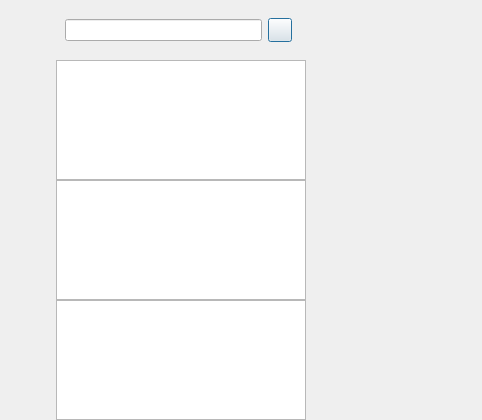
<?xml version="1.0" encoding="UTF-8"?>
<ui version="4.0">
 <class>ChatDialog</class>
 <widget class="QDialog" name="ChatDialog">
  <property name="geometry">
   <rect>
    <x>0</x>
    <y>0</y>
    <width>482</width>
    <height>420</height>
   </rect>
  </property>
  <property name="windowTitle">
   <string>Dialog</string>
  </property>
  <layout class="QHBoxLayout" name="horizontalLayout">
   <property name="spacing">
    <number>0</number>
   </property>
   <property name="leftMargin">
    <number>0</number>
   </property>
   <property name="topMargin">
    <number>0</number>
   </property>
   <property name="rightMargin">
    <number>0</number>
   </property>
   <property name="bottomMargin">
    <number>0</number>
   </property>
   <item>
    <widget class="QWidget" name="side_bar" native="true">
     <property name="sizePolicy">
      <sizepolicy hsizetype="Fixed" vsizetype="Expanding">
       <horstretch>0</horstretch>
       <verstretch>0</verstretch>
      </sizepolicy>
     </property>
     <property name="minimumSize">
      <size>
       <width>56</width>
       <height>0</height>
      </size>
     </property>
     <property name="maximumSize">
      <size>
       <width>56</width>
       <height>16777215</height>
      </size>
     </property>
     <layout class="QVBoxLayout" name="verticalLayout">
      <property name="spacing">
       <number>7</number>
      </property>
      <property name="leftMargin">
       <number>10</number>
      </property>
      <property name="topMargin">
       <number>30</number>
      </property>
      <property name="rightMargin">
       <number>0</number>
      </property>
      <property name="bottomMargin">
       <number>0</number>
      </property>
      <item>
       <widget class="QWidget" name="widget" native="true">
        <layout class="QVBoxLayout" name="verticalLayout_3">
         <property name="spacing">
          <number>30</number>
         </property>
         <property name="leftMargin">
          <number>0</number>
         </property>
         <property name="topMargin">
          <number>10</number>
         </property>
         <property name="rightMargin">
          <number>0</number>
         </property>
         <property name="bottomMargin">
          <number>0</number>
         </property>
         <item>
          <widget class="QLabel" name="side_head_lb">
           <property name="minimumSize">
            <size>
             <width>40</width>
             <height>40</height>
            </size>
           </property>
           <property name="maximumSize">
            <size>
             <width>40</width>
             <height>40</height>
            </size>
           </property>
           <property name="text">
            <string/>
           </property>
          </widget>
         </item>
         <item>
          <widget class="StateWidget" name="side_chat_lb" native="true">
           <property name="minimumSize">
            <size>
             <width>30</width>
             <height>30</height>
            </size>
           </property>
           <property name="maximumSize">
            <size>
             <width>30</width>
             <height>30</height>
            </size>
           </property>
          </widget>
         </item>
         <item>
          <widget class="StateWidget" name="side_contact_lb" native="true">
           <property name="minimumSize">
            <size>
             <width>30</width>
             <height>30</height>
            </size>
           </property>
           <property name="maximumSize">
            <size>
             <width>30</width>
             <height>30</height>
            </size>
           </property>
          </widget>
         </item>
        </layout>
       </widget>
      </item>
      <item>
       <spacer name="verticalSpacer">
        <property name="orientation">
         <enum>Qt::Orientation::Vertical</enum>
        </property>
        <property name="sizeHint" stdset="0">
         <size>
          <width>20</width>
          <height>40</height>
         </size>
        </property>
       </spacer>
      </item>
     </layout>
    </widget>
   </item>
   <item>
    <widget class="QWidget" name="chat_user_wid" native="true">
     <property name="minimumSize">
      <size>
       <width>0</width>
       <height>0</height>
      </size>
     </property>
     <property name="maximumSize">
      <size>
       <width>250</width>
       <height>16777215</height>
      </size>
     </property>
     <layout class="QVBoxLayout" name="verticalLayout_2">
      <property name="spacing">
       <number>0</number>
      </property>
      <property name="leftMargin">
       <number>0</number>
      </property>
      <property name="topMargin">
       <number>0</number>
      </property>
      <property name="rightMargin">
       <number>0</number>
      </property>
      <property name="bottomMargin">
       <number>0</number>
      </property>
      <item>
       <widget class="QWidget" name="search_wid" native="true">
        <property name="minimumSize">
         <size>
          <width>0</width>
          <height>60</height>
         </size>
        </property>
        <property name="maximumSize">
         <size>
          <width>16777215</width>
          <height>60</height>
         </size>
        </property>
        <layout class="QHBoxLayout" name="horizontalLayout_2">
         <item>
          <widget class="CustomizeEdit" name="search_edit"/>
         </item>
         <item>
          <widget class="ClickedBtn" name="add_btn">
           <property name="minimumSize">
            <size>
             <width>24</width>
             <height>24</height>
            </size>
           </property>
           <property name="maximumSize">
            <size>
             <width>24</width>
             <height>24</height>
            </size>
           </property>
           <property name="text">
            <string/>
           </property>
          </widget>
         </item>
         <item>
          <spacer name="horizontalSpacer">
           <property name="orientation">
            <enum>Qt::Orientation::Horizontal</enum>
           </property>
           <property name="sizeType">
            <enum>QSizePolicy::Policy::Fixed</enum>
           </property>
           <property name="sizeHint" stdset="0">
            <size>
             <width>5</width>
             <height>20</height>
            </size>
           </property>
          </spacer>
         </item>
        </layout>
       </widget>
      </item>
      <item>
       <widget class="ChatUserList" name="chat_user_list"/>
      </item>
      <item>
       <widget class="SearchList" name="search_list"/>
      </item>
      <item>
       <widget class="ContactUserList" name="con_user_list">
        <property name="font">
         <font>
          <family>宋体</family>
         </font>
        </property>
        <property name="autoScrollMargin">
         <number>16</number>
        </property>
       </widget>
      </item>
     </layout>
    </widget>
   </item>
   <item>
    <widget class="QStackedWidget" name="stackedWidget">
     <widget class="ChatPage" name="chat_page"/>
     <widget class="FriendInfoPage" name="friend_info_page"/>
     <widget class="ApplyFriendPage" name="friend_apply_page"/>
    </widget>
   </item>
  </layout>
 </widget>
 <customwidgets>
  <customwidget>
   <class>ClickedBtn</class>
   <extends>QPushButton</extends>
   <header>clickedbtn.h</header>
  </customwidget>
  <customwidget>
   <class>CustomizeEdit</class>
   <extends>QLineEdit</extends>
   <header location="global">customizeedit.h</header>
  </customwidget>
  <customwidget>
   <class>ChatUserList</class>
   <extends>QListWidget</extends>
   <header location="global">chatuserlist.h</header>
  </customwidget>
  <customwidget>
   <class>ChatPage</class>
   <extends>QWidget</extends>
   <header>chatpage.h</header>
   <container>1</container>
  </customwidget>
  <customwidget>
   <class>StateWidget</class>
   <extends>QWidget</extends>
   <header location="global">statewidget.h</header>
   <container>1</container>
  </customwidget>
  <customwidget>
   <class>SearchList</class>
   <extends>QListWidget</extends>
   <header location="global">searchlist.h</header>
  </customwidget>
  <customwidget>
   <class>ContactUserList</class>
   <extends>QListWidget</extends>
   <header location="global">contactuserlist.h</header>
  </customwidget>
  <customwidget>
   <class>ApplyFriendPage</class>
   <extends>QWidget</extends>
   <header location="global">applyfriendpage.h</header>
   <container>1</container>
  </customwidget>
  <customwidget>
   <class>FriendInfoPage</class>
   <extends>QWidget</extends>
   <header location="global">friendinfopage.h</header>
   <container>1</container>
  </customwidget>
 </customwidgets>
 <resources/>
 <connections/>
</ui>
